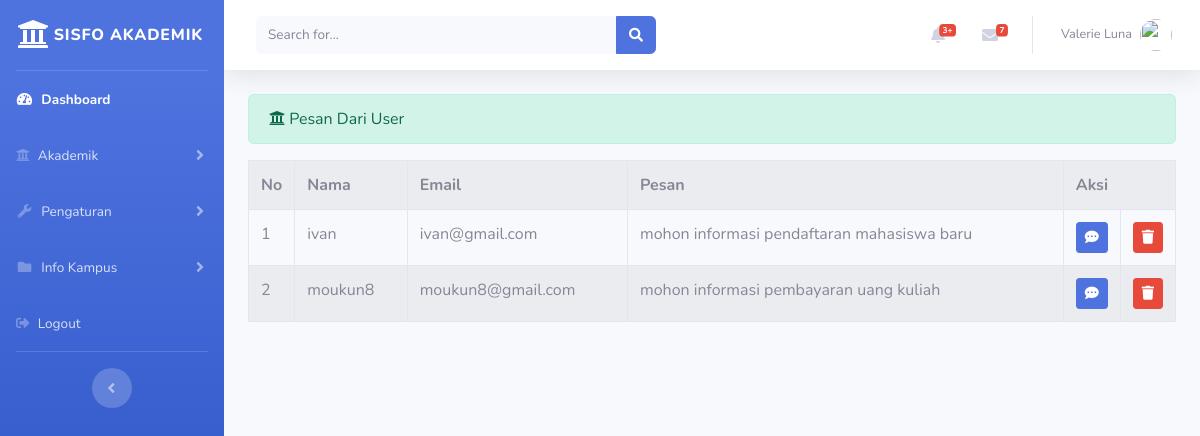
/index.php/administrator/hubungi, run on the app's committed database.
### tables this page shows
CREATE TABLE `hubungi` (
  `id_hubungi` int(11) NOT NULL,
  `nama` varchar(50) NOT NULL,
  `email` varchar(50) NOT NULL,
  `pesan` varchar(255) NOT NULL
);

### application/controllers/administrator/hubungi.php (called while the page is built, shortened)
<?php
class Hubungi extends CI_Controller {
	public function index()
	{
		$data['hubungi'] = $this->hubungi_model->tampil_data('hubungi')->result();
		$this->load->view('administrator/templates_administrator/header.php');
		$this->load->view('administrator/templates_administrator/sidebar.php');
		$this->load->view('administrator/hubungi', $data);
		$this->load->view('administrator/templates_administrator/footer.php');
	}
}

### index.php (called while the page is built, shortened)
<?php
require_once BASEPATH.'core/CodeIgniter.php';

### application/models/hubungi_model.php (called while the page is built, shortened)
<?php
class Hubungi_model extends CI_Model {
	public function tampil_data($table)
	{
		return $this->db->get($table);
	}
}

### application/views/administrator/hubungi.php (the view, shortened to what this page needs)
<div class="container-fluid">
	<div class="alert alert-success" role="alert">
    	<i class="fas fa-university"></i> Pesan Dari User
  	</div>
	<table class="table table-bordered table-striped table-hover">
		<tr>
			<th width="20px">No</th>
			<th>Nama</th>
			<th>Email</th>
			<th>Pesan</th>
			<th colspan="2">Aksi</th>
		</tr>
		<?php
		$no = 1;
		foreach ($hubungi as $hub) : ?>
			<tr>
				<td width="20px"><?php echo $no++ ?></td>
				<td><?php echo $hub->nama ?></td>
				<td><?php echo $hub->email ?></td>
				<td><?php echo $hub->pesan ?></td>
				<td width="20px"><?php echo anchor('administrator/hubungi/kirim_email/'.$hub->id_hubungi,'<div class="btn btn-sm btn-primary"><i class="fas fa-comment-dots"></i></div>') ?></td>
  				<td width="20px"><?php echo anchor('administrator/hubungi/delete/'.$hub->id_hubungi,'<div class="btn btn-sm btn-danger"><i class="fa fa-trash"></i></div>') ?></td>
			</tr>
		<?php endforeach; ?>
	</table>
</div>

### data on the page
hubungi: nama "ivan", email "ivan@gmail.com", pesan "mohon informasi pendaftaran mahasiswa baru"
hubungi: nama "moukun8", email "moukun8@gmail.com", pesan "mohon informasi pembayaran uang kuliah"
